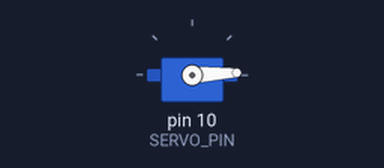
Bench run of a sketch on a simulated Arduino Uno, built with avr-gcc and run on an emulated ATmega328P. Parts: servo.

Above: at 0.05 s.
At 0.9 s:
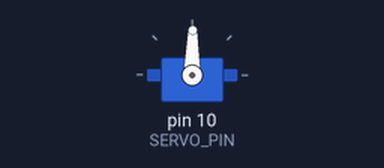
At 1.75 s:
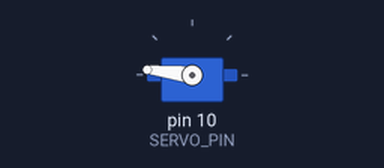
At 3.45 s:
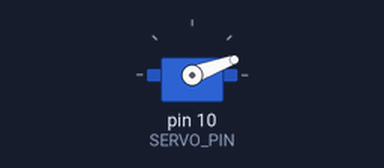
Timing chart, 0 to 8.4 s (numbered marks = the images above):
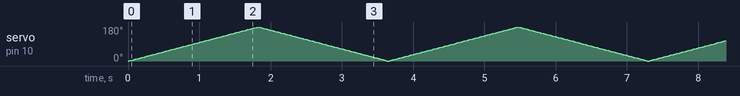

The sketch:

Test_Servo.ino
```cpp
#include <Servo.h>

#define SERVO_PIN 10

Servo monServo;

void setup() {
  monServo.attach(SERVO_PIN);
}

void loop() {
  for(int angle = 0; angle <= 180; angle++) {
    monServo.write(angle);
    delay(10);
  }

  for(int angle = 180; angle >= 0; angle--) {
    monServo.write(angle);
    delay(10);
  }
}
```
